Frame 1 (no input): blank canvas, image omitted
Frame 60 (no input): blank canvas, image omitted
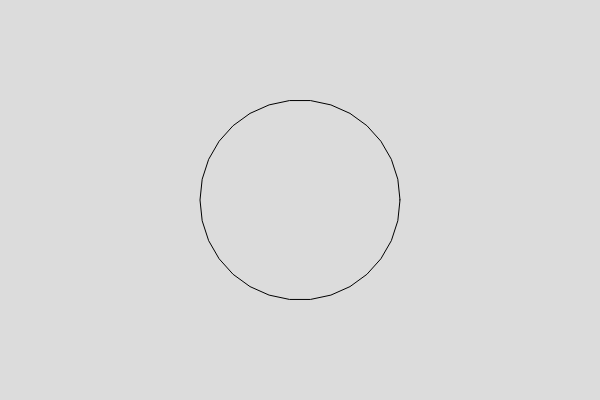
Frame 120 (the mouse pressed at the canvas centre since frame 60)

The p5.js sketch whose frames 1 and 60 were blank and that drew this single picture after the mouse press (run headless with seeded random() and noise() and a simulated clock; from frame 60 on, the mouse is pressed at the canvas centre):

// p5.js sketch
// ── sketch.js
// Crea un canvas di 600x400 pixel
function setup(){
	createCanvas(600, 400)
}

function draw() {
	// Imposta uno sfondo grigio chiaro
	background(220)

	// Sposta l'origine al centro del canvas
	translate(width/2, height/2)

	// Imposta il raggio del poligono
	const raggio = 100
	// Calcola il numero di lati in base alla posizione del mouse
	const numeroLati = Math.floor(mouseX / 10)

	// noFill()
	// beginShape()
	// vertex(cos(TAU / 5 * 0) * raggio, sin(TAU / 5 * 0) * raggio)
	// vertex(cos(TAU / 5 * 1) * raggio, sin(TAU / 5 * 1) * raggio)
	// vertex(cos(TAU / 5 * 2) * raggio, sin(TAU / 5 * 2) * raggio)
	// vertex(cos(TAU / 5 * 3) * raggio, sin(TAU / 5 * 3) * raggio)
	// vertex(cos(TAU / 5 * 4) * raggio, sin(TAU / 5 * 4) * raggio)
	// endShape(CLOSE)

	// Disegna un poligono regolare
	noFill()
	beginShape()
	for(let i=0; i<numeroLati; i++) {
		// Calcola l'angolo e le coordinate di ogni vertice
		const a = TAU / numeroLati * i
		const x = cos(a) * raggio
		const y = sin(a) * raggio
		vertex(x, y)
	}
	endShape(CLOSE)
}
